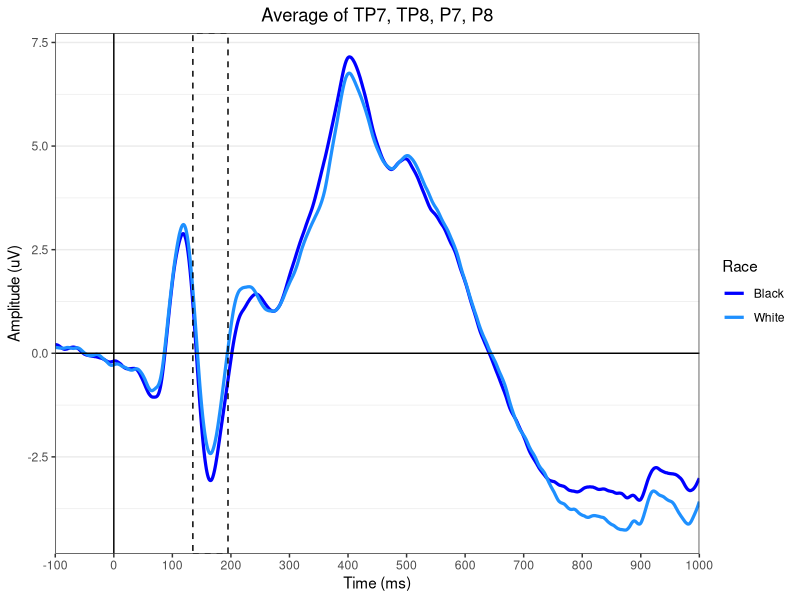
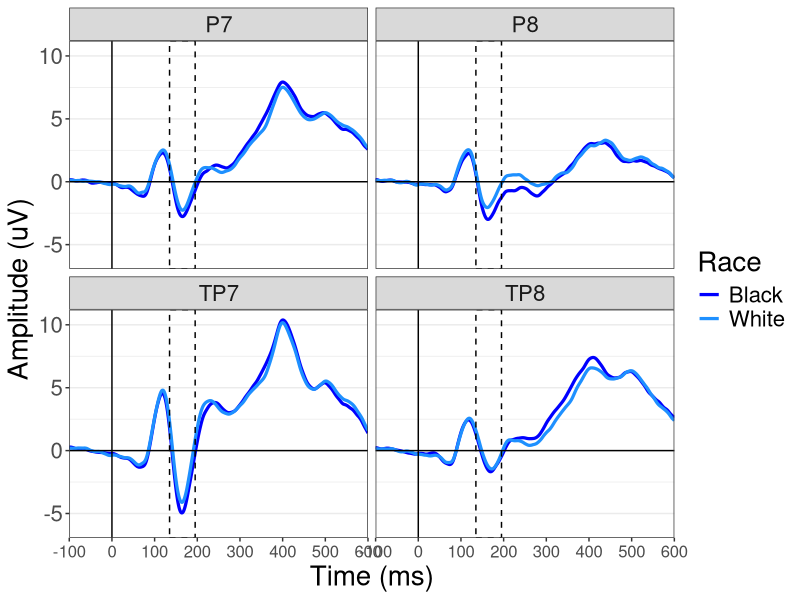
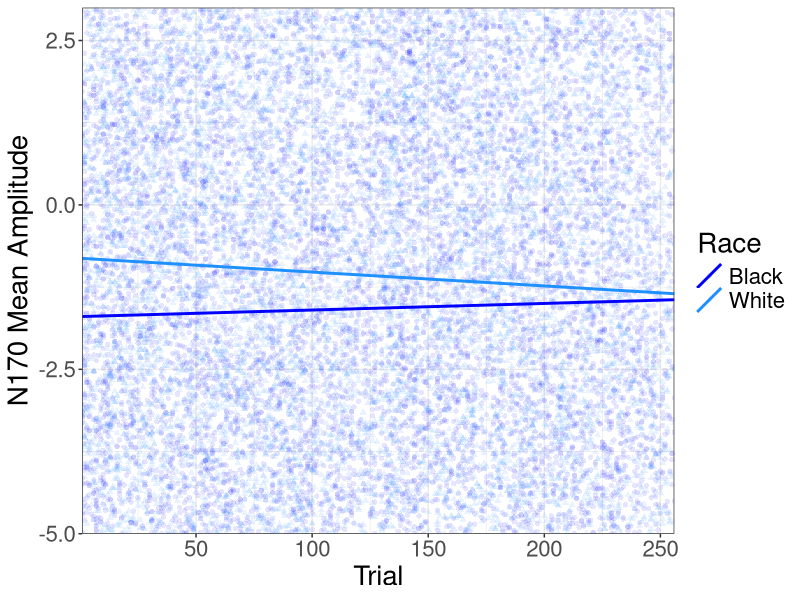
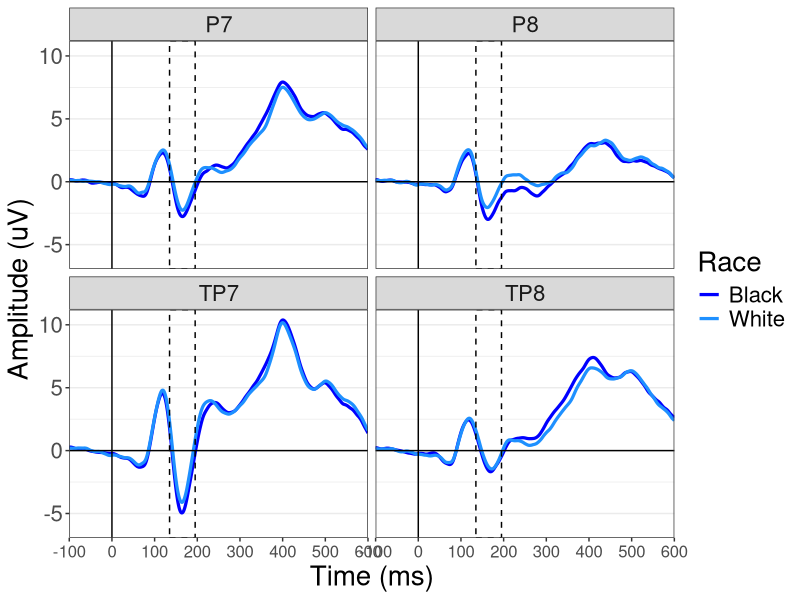
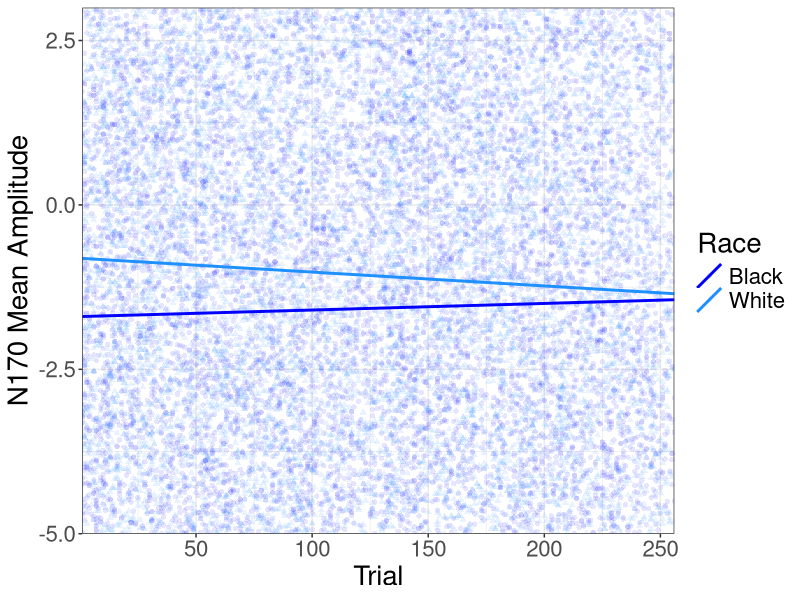

Source code (R) for these figures, in order:
## ---- chunk 1
knitr::opts_chunk$set(echo = TRUE)
options(width=140)
require(dplyr)
require(ggplot2)
require(lme4)
require(lmerTest)
require(colorspace)
require(grid)
require(tidyr)
## ---- chunk 2
grand = read.delim("For_plotting_Cat_N170_noBS.txt")
grand$avgElec = (grand$TP7 + grand$TP8 + grand$P7 + grand$P8)/4

avg = select(grand, Time, Race, avgElec) %>% 
  group_by(Time, Race) %>% 
  summarise_each(funs(mean(., na.rm=TRUE))) %>% 
  as.data.frame()

N170box =  annotate("rect",    #N170
                    xmin=135, xmax=195, ymin=-Inf, ymax=Inf,
                    alpha=0,
                    fill="#F0E0FF",
                    color="black", 
                    linetype="dashed")

ERPline = geom_line(lwd=1.1,
                    linetype="solid",
                    aes(color = Race))

condColors <- c("Black" = "blue", 
                "White" = "dodgerblue")

none = element_blank() 

ERPline = geom_line(lwd=1.1,
                    aes(color = Race))



none = element_blank() 

# average of all 9 electrodes
ggplot(data=avg, aes(Time, avgElec, group = Race)) + 
  ERPline + 
  N170box + 
  theme_bw() + 
  theme(panel.grid.major.x = none, panel.grid.minor.x = none) +
  scale_x_continuous("Time (ms)", 
                     limits=c(-100, 1000), 
                     expand=c(0,0),   # expand=c(0,0) removes extra space before & after data
                     breaks=c(-100, 0, 100, 200, 300, 400, 500, 600, 700, 800, 900, 1000)) +
  geom_hline(yintercept=0) + # adds x axis
  geom_vline(xintercept=0) +
#  scale_y_continuous(limits =c(10, -7.5)) +  # scale_y_reverse flips y axis
  ylab("Amplitude (uV)") +
  scale_color_manual(values=condColors) +
  ggtitle("Average of TP7, TP8, P7, P8") +
  theme(plot.title = element_text(hjust = 0.5)) # center title

# make different data frame to facet electrodes and plot them separately
forfacetting = select(grand, Time, Race, TP7, TP8, P7, P8) %>% 
  group_by(Time, Race) %>% 
  summarise_each(funs(mean(., na.rm=TRUE))) %>% 
  as.data.frame() %>% 
  gather("Electrode", "MeanAmp", 3:6)

# each electrode separately
ggplot(data=forfacetting, aes(Time, MeanAmp, group = Race)) + 
  ERPline + 
  N170box + 
  theme_bw() + 
  facet_wrap(~Electrode) +
  theme(panel.grid.major.x = none, panel.grid.minor.x = none) +
  scale_x_continuous("Time (ms)", 
                     limits=c(-100, 600), 
                     expand=c(0,0),   # expand=c(0,0) removes extra space before & after data
                     breaks=c(-100, 0, 100, 200, 300, 400, 500, 600)) +
  geom_hline(yintercept=0) + # adds x axis
  geom_vline(xintercept=0) +
#  scale_y_continuous(limits =c(10, -7.5)) +  # scale_y_reverse flips y axis
  ylab("Amplitude (uV)") +
  scale_color_manual(values=condColors) +
#  ggtitle("Average of TP7, TP8, P7, P8") +
  theme(plot.title = element_text(hjust = 0.5),# center title
        axis.title = element_text(size = 20),
        axis.text.y = element_text(size = 16),
        axis.text.x = element_text(size = 12),
        legend.title = element_text(size = 20),
        legend.text = element_text(size = 16),
        strip.text = element_text(size = 16)) 

ggsave("./N170 data/FacettedGrandAverages_N170.tiff")

## ---- chunk 3
dat = read.delim("./Cat_AllSubs_TBTaverages_noBS_groupN170.txt")

# add effect codes for categorical variables
dat$Race.e = NA
dat$Race.e[dat$Race == "Black"] = -1
dat$Race.e[dat$Race == "White"] = 1

grand1 = lmer(MeanAmp ~ Race.e + (Race.e|Subject) + (1|Electrode:Subject), dat = dat)
## ---- chunk 4
summary(grand1)$varcor
## ---- chunk 5
round(summary(grand1)$coefficients, digits = 3)
## ---- chunk 6
# making dummy codes is redundant but comforting, so LET ME LIVE
dat$Race.d = NA
dat$Race.d[dat$Race == "Black"] = 0
dat$Race.d[dat$Race == "White"] = 1

# find slopes and intercepts with dummy coded model, trial (unscaled) is included
plot1.d = lmer(MeanAmp ~ Race.d*Trial + (Race.d|Subject) + (1|Electrode:Subject), dat = dat)

parms <- fixef(plot1.d) # fixed parameters from model
vcmat <- vcov(plot1.d) # variance/covariance matrix of fixed effects

# First calculate slopes

## each row of this matrix defines entries of parms that we want to combine:
STmat <- matrix(NA,2,4)
STmat[1,] <- c(0,0,1,0) # slope for race = 0 (black)
STmat[2,] <- c(0,0,1,1) # slope for race = 1 (white)

Sparest <- STmat %*% parms          # see above for notation
Snewvc <- STmat %*% vcmat %*% t(STmat)
Sses <- sqrt(diag(Snewvc)) 

slopes = cbind(Sparest, Sses) %>% as.data.frame()
names(slopes) = c("Slope", "Slope_SE")

# Next calculate intercepts

## each row of this matrix defines entries of parms that we want to combine:
ITmat <- matrix(NA,2,4)
ITmat[1,] <- c(1,0,0,0) # intercept for race = 0 (black)
ITmat[2,] <- c(1,1,0,0) # intercept for race = 1 (white)

Iparest <- ITmat %*% parms          # see above for notation
Inewvc <- ITmat %*% vcmat %*% t(ITmat)
Ises <- sqrt(diag(Inewvc)) 

intercepts = cbind(Iparest, Ises) %>% as.data.frame()
names(intercepts) = c("Intercept", "Intercept_SE")

forPlotting = cbind(slopes, intercepts)

# label for understanding
forPlotting$Race = c("Black", "White")


# BINGO -------------------------------------------------------------------
ggplot(dat, aes(Trial, MeanAmp, alpha = Race, color = Race, shape = Race)) +
  geom_point() +
  geom_abline(data = forPlotting, aes(intercept=Intercept, slope=Slope, color = Race), size=1)+
  labs(x = "Trial", y = "N170 Mean Amplitude") +
#  scale_shape_manual(values=c(1,19,1,19)) +
  scale_alpha_manual(values=c(.1,.1,.1,.1)) +
  scale_color_manual(values=c("blue", "dodgerblue")) +
  theme_bw() +
  scale_y_continuous(limits =c(-5, 3), expand=c(0,0)) +
  scale_x_continuous(expand=c(0,0)) +
#  ggtitle("Trial is original trial number") +
  theme(plot.title = element_text(hjust = 0.5),# center title
        axis.title = element_text(size = 20),
        axis.text = element_text(size = 16),
        legend.title = element_text(size = 20),
        legend.text = element_text(size = 16)) 

ggsave("./N170 data/SimpleSlopes_N170.tiff")
## ---- chunk 7
# rescale trial
dat$Trial.begin = (dat$Trial-1)/25.5
# shift trial to look at fixed effects at end of task as well
dat$Trial.end = dat$Trial.begin - 10

# find slopes with dummy coded model, trial is scaled
begin.d <- lmer(MeanAmp ~ Race.d*Trial.begin + (Race.d|Subject) + (1|Electrode:Subject), dat = dat)

parms <- fixef(begin.d) # fixed parameters from model
vcmat <- vcov(begin.d) # variance/covariance matrix of fixed effects

## each row of this matrix defines entries of parms that we want to combine:
Tmat <- matrix(NA,2,4)
Tmat[1,] <- c(0,0,1,0) # slope for race = 0 (black)
Tmat[2,] <- c(0,0,1,1) # slope for race = 1 (white)

parest <- Tmat %*% parms          # see above for notation
newvc <- Tmat %*% vcmat %*% t(Tmat)
ses <- sqrt(diag(newvc)) 

## final results
fin = cbind(parest, ses) %>% as.data.frame()
names(fin) = c("est", "ses")

# to calculate 95% CI intervals, lower bound = m - 2*SE, upper bound = m + 2*SE

fin$lbnd = fin$est - 2*fin$ses
fin$ubnd = fin$est + 2*fin$ses

fin = format(fin, digits = 3)

# relabel for understanding
fin$Race = c("Black", "White")

fin = rename(fin, Estimate = est, SE = ses, ci95_lower = lbnd, ci95_upper = ubnd)

# display
fin
## ---- chunk 8
# same model, but with effect coding
begin.e = lmer(MeanAmp ~ Race.e*Trial.begin + (Race.e|Subject) + (1|Electrode:Subject), dat = dat)
## ---- chunk 9
summary(begin.e)$varcor
## ---- chunk 10
round(summary(begin.e)$coefficients, digits = 3)
## ---- chunk 11
# same model, but with effect coding
end.e = lmer(MeanAmp ~ Race.e*Trial.end + (Race.e|Subject) + (1|Electrode:Subject), dat = dat)
## ---- chunk 12
summary(end.e)$varcor
## ---- chunk 13
round(summary(end.e)$coefficients, digits = 3)
